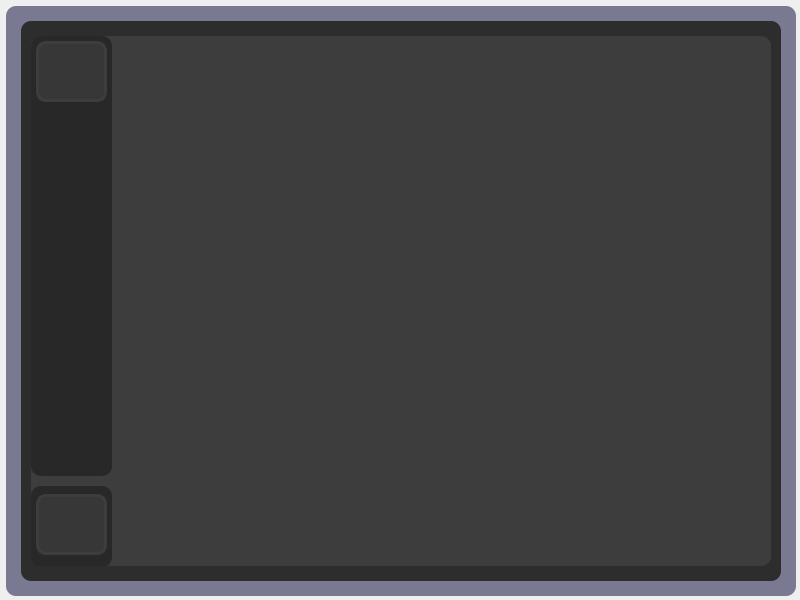
<?xml version="1.0" encoding="UTF-8"?>
<ui version="4.0">
 <class>MainWindow</class>
 <widget class="QMainWindow" name="MainWindow">
  <property name="geometry">
   <rect>
    <x>0</x>
    <y>0</y>
    <width>800</width>
    <height>600</height>
   </rect>
  </property>
  <property name="windowTitle">
   <string>MainWindow</string>
  </property>
  <property name="styleSheet">
   <string notr="true"/>
  </property>
  <widget class="QWidget" name="centralwidget">
   <widget class="QFrame" name="container">
    <property name="geometry">
     <rect>
      <x>6</x>
      <y>6</y>
      <width>790</width>
      <height>590</height>
     </rect>
    </property>
    <property name="styleSheet">
     <string notr="true">background-color: rgb(121, 121, 145);
border-radius: 10px;</string>
    </property>
    <property name="frameShape">
     <enum>QFrame::StyledPanel</enum>
    </property>
    <property name="frameShadow">
     <enum>QFrame::Raised</enum>
    </property>
    <widget class="QFrame" name="background">
     <property name="geometry">
      <rect>
       <x>15</x>
       <y>15</y>
       <width>760</width>
       <height>560</height>
      </rect>
     </property>
     <property name="styleSheet">
      <string notr="true">QFrame{
	background-color: rgb(45, 45, 45);

}</string>
     </property>
     <property name="frameShape">
      <enum>QFrame::StyledPanel</enum>
     </property>
     <property name="frameShadow">
      <enum>QFrame::Raised</enum>
     </property>
     <widget class="QFrame" name="frame_2">
      <property name="geometry">
       <rect>
        <x>10</x>
        <y>15</y>
        <width>740</width>
        <height>530</height>
       </rect>
      </property>
      <property name="styleSheet">
       <string notr="true">border: none;
background-color: rgb(61, 61, 61);</string>
      </property>
      <property name="frameShape">
       <enum>QFrame::StyledPanel</enum>
      </property>
      <property name="frameShadow">
       <enum>QFrame::Raised</enum>
      </property>
      <widget class="QPushButton" name="close_button_home">
       <property name="geometry">
        <rect>
         <x>1130</x>
         <y>10</y>
         <width>20</width>
         <height>20</height>
        </rect>
       </property>
       <property name="styleSheet">
        <string notr="true">QPushButton{
	border-radius: 10px;
	border: none;
	background-color: rgb(249, 98, 93);
}

QPushButton:pressed{
	border: none;
	border-radius: 10px;
	
	background-color: rgb(249, 163, 161);


}</string>
       </property>
       <property name="text">
        <string/>
       </property>
      </widget>
      <widget class="QPushButton" name="max_button_home">
       <property name="geometry">
        <rect>
         <x>1190</x>
         <y>10</y>
         <width>20</width>
         <height>20</height>
        </rect>
       </property>
       <property name="styleSheet">
        <string notr="true">QPushButton{
	border-radius: 10px;
	border: none;
	background-color: rgb(52, 199, 73);
}

QPushButton:pressed{

	border-radius: 10px;
	border: none;
	background-color: rgb(64, 248, 89);

}</string>
       </property>
       <property name="text">
        <string/>
       </property>
      </widget>
      <widget class="QPushButton" name="mini_button_home">
       <property name="geometry">
        <rect>
         <x>1160</x>
         <y>10</y>
         <width>20</width>
         <height>20</height>
        </rect>
       </property>
       <property name="styleSheet">
        <string notr="true">QPushButton{
	border-radius: 10px;
	border: none;
	
	background-color: rgb(248, 187, 63);
}
QPushButton:pressed{
	border-radius: 10px;
	border: none;	
	background-color: rgb(255, 209, 115);
	
}</string>
       </property>
       <property name="text">
        <string/>
       </property>
      </widget>
      <widget class="QFrame" name="toggle_bar">
       <property name="geometry">
        <rect>
         <x>0</x>
         <y>0</y>
         <width>81</width>
         <height>440</height>
        </rect>
       </property>
       <property name="styleSheet">
        <string notr="true">background-color: rgb(40, 40, 40);
color: rgb(255, 155, 255);
border-radius: 10px;
border: none;</string>
       </property>
       <property name="frameShape">
        <enum>QFrame::StyledPanel</enum>
       </property>
       <property name="frameShadow">
        <enum>QFrame::Raised</enum>
       </property>
       <widget class="QPushButton" name="pushButton">
        <property name="geometry">
         <rect>
          <x>5</x>
          <y>5</y>
          <width>71</width>
          <height>61</height>
         </rect>
        </property>
        <property name="font">
         <font>
          <family>Segoe UI</family>
          <pointsize>50</pointsize>
          <weight>75</weight>
          <italic>false</italic>
          <bold>true</bold>
          <underline>false</underline>
         </font>
        </property>
        <property name="styleSheet">
         <string notr="true">QPushButton{
	background-color:rgb(55, 55, 55);
	border: 3px solid rgb(61,61,61);
	border-radius: 10px;
	color: rgb(255, 255, 255)
}

QPushButton:hover{
	border: 3px solid rgb(61, 61, 61)

}

QPushButton:pressed{
	background-color:rgb(61, 61, 61);
	color: rgb(255, 255 255);
	border: 4px solid rgb(45, 45, 45);
	border-radius: 10px

}</string>
        </property>
        <property name="text">
         <string/>
        </property>
        <property name="icon">
         <iconset>
          <normaloff>home_final.png</normaloff>home_final.png</iconset>
        </property>
        <property name="iconSize">
         <size>
          <width>50</width>
          <height>60</height>
         </size>
        </property>
       </widget>
       <widget class="QPushButton" name="pushButton_2">
        <property name="geometry">
         <rect>
          <x>85</x>
          <y>5</y>
          <width>171</width>
          <height>61</height>
         </rect>
        </property>
        <property name="font">
         <font>
          <family>Segoe UI</family>
          <pointsize>17</pointsize>
          <weight>75</weight>
          <italic>false</italic>
          <bold>true</bold>
          <underline>false</underline>
         </font>
        </property>
        <property name="styleSheet">
         <string notr="true">QPushButton{
	background-color:rgb(55, 55, 55);
	border: 3px solid rgb(61,61,61);
	border-radius: 10px;
	color: rgb(255, 255, 255)
}

QPushButton:hover{
	border: 3px solid rgb(61, 61, 61)

}

QPushButton:pressed{
	background-color:rgb(61, 61, 61);
	color: rgb(255, 255 255);
	border: 4px solid rgb(45, 45, 45);
	border-radius: 10px

}</string>
        </property>
        <property name="text">
         <string>FRIENDS</string>
        </property>
        <property name="iconSize">
         <size>
          <width>50</width>
          <height>60</height>
         </size>
        </property>
       </widget>
       <widget class="QPushButton" name="back_button">
        <property name="geometry">
         <rect>
          <x>270</x>
          <y>5</y>
          <width>71</width>
          <height>61</height>
         </rect>
        </property>
        <property name="font">
         <font>
          <family>Segoe UI</family>
          <pointsize>14</pointsize>
          <weight>75</weight>
          <italic>false</italic>
          <bold>true</bold>
          <underline>false</underline>
         </font>
        </property>
        <property name="styleSheet">
         <string notr="true">QPushButton{
	background-color:rgb(55, 55, 55);
	border: 3px solid rgb(61,61,61);
	border-radius: 10px;
	color: rgb(255, 255, 255)
}

QPushButton:hover{
	border: 3px solid rgb(61, 61, 61)

}

QPushButton:pressed{
	background-color:rgb(61, 61, 61);
	color: rgb(255, 255 255);
	border: 4px solid rgb(45, 45, 45);
	border-radius: 10px

}</string>
        </property>
        <property name="text">
         <string>BACK</string>
        </property>
        <property name="iconSize">
         <size>
          <width>50</width>
          <height>60</height>
         </size>
        </property>
       </widget>
      </widget>
      <widget class="QFrame" name="settings_bar">
       <property name="geometry">
        <rect>
         <x>0</x>
         <y>450</y>
         <width>81</width>
         <height>81</height>
        </rect>
       </property>
       <property name="styleSheet">
        <string notr="true">background-color: rgb(40, 40, 40);
color: rgb(255, 155, 255);
border-radius: 10px;
border: none;</string>
       </property>
       <property name="frameShape">
        <enum>QFrame::StyledPanel</enum>
       </property>
       <property name="frameShadow">
        <enum>QFrame::Raised</enum>
       </property>
       <widget class="QPushButton" name="settings_button">
        <property name="geometry">
         <rect>
          <x>5</x>
          <y>8</y>
          <width>71</width>
          <height>61</height>
         </rect>
        </property>
        <property name="font">
         <font>
          <family>Segoe UI</family>
          <pointsize>50</pointsize>
          <weight>75</weight>
          <italic>false</italic>
          <bold>true</bold>
          <underline>false</underline>
         </font>
        </property>
        <property name="styleSheet">
         <string notr="true">QPushButton{
	background-color:rgb(55, 55, 55);
	border: 3px solid rgb(61,61,61);
	border-radius: 10px;
	color: rgb(255, 255, 255)
}

QPushButton:hover{
	border: 3px solid rgb(61, 61, 61)

}

QPushButton:pressed{
	background-color:rgb(61, 61, 61);
	color: rgb(255, 255 255);
	border: 4px solid rgb(45, 45, 45);
	border-radius: 10px

}</string>
        </property>
        <property name="text">
         <string/>
        </property>
        <property name="icon">
         <iconset>
          <normaloff>settings.png</normaloff>settings.png</iconset>
        </property>
        <property name="iconSize">
         <size>
          <width>51</width>
          <height>70</height>
         </size>
        </property>
       </widget>
      </widget>
     </widget>
    </widget>
   </widget>
  </widget>
 </widget>
 <resources/>
 <connections/>
</ui>
